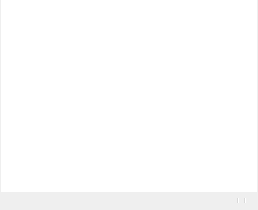
  <widget class="OBSDock" name="sourcesDock">
   <property name="features">
    <set>QDockWidget::DockWidgetClosable|QDockWidget::DockWidgetFloatable|QDockWidget::DockWidgetMovable</set>
   </property>
   <property name="windowTitle">
    <string>Basic.Main.Sources</string>
   </property>
   <attribute name="dockWidgetArea">
    <number>8</number>
   </attribute>
   <widget class="QWidget" name="dockWidgetContents_6">
    <layout class="QVBoxLayout" name="verticalLayout_5">
     <property name="spacing">
      <number>0</number>
     </property>
     <property name="leftMargin">
      <number>1</number>
     </property>
     <property name="topMargin">
      <number>0</number>
     </property>
     <property name="rightMargin">
      <number>1</number>
     </property>
     <property name="bottomMargin">
      <number>1</number>
     </property>
     <item>
      <widget class="QFrame" name="sourcesFrame">
       <layout class="QVBoxLayout" name="verticalLayout_17">
        <property name="spacing">
         <number>0</number>
        </property>
        <property name="leftMargin">
         <number>0</number>
        </property>
        <property name="topMargin">
         <number>0</number>
        </property>
        <property name="rightMargin">
         <number>0</number>
        </property>
        <property name="bottomMargin">
         <number>0</number>
        </property>
        <item>
         <widget class="SourceTree" name="sources">
          <property name="sizePolicy">
           <sizepolicy hsizetype="Preferred" vsizetype="Expanding">
            <horstretch>0</horstretch>
            <verstretch>0</verstretch>
           </sizepolicy>
          </property>
          <property name="contextMenuPolicy">
           <enum>Qt::CustomContextMenu</enum>
          </property>
          <property name="frameShape">
           <enum>QFrame::NoFrame</enum>
          </property>
          <property name="showDropIndicator" stdset="0">
           <bool>true</bool>
          </property>
          <property name="dragEnabled">
           <bool>true</bool>
          </property>
          <property name="dragDropMode">
           <enum>QAbstractItemView::InternalMove</enum>
          </property>
          <property name="defaultDropAction">
           <enum>Qt::TargetMoveAction</enum>
          </property>
          <property name="selectionMode">
           <enum>QAbstractItemView::ExtendedSelection</enum>
          </property>
          <property name="spacing">
           <number>0</number>
          </property>
          <addaction name="actionRemoveSource"/>
         </widget>
        </item>
        <item>
         <layout class="QHBoxLayout" name="horizontalLayout_9">
          <property name="spacing">
           <number>0</number>
          </property>
          <item>
           <spacer name="horizontalSpacer_5">
            <property name="orientation">
             <enum>Qt::Horizontal</enum>
            </property>
            <property name="sizeHint" stdset="0">
             <size>
              <width>0</width>
              <height>0</height>
             </size>
            </property>
           </spacer>
          </item>
          <item>
           <widget class="QToolBar" name="sourcesToolbar">
            <property name="iconSize">
             <size>
              <width>16</width>
              <height>16</height>
             </size>
            </property>
            <property name="floatable">
             <bool>false</bool>
            </property>
            <addaction name="actionAddSource"/>
            <addaction name="actionRemoveSource"/>
            <addaction name="separator"/>
            <addaction name="actionSourceProperties"/>
            <addaction name="separator"/>
            <addaction name="actionSourceUp"/>
            <addaction name="actionSourceDown"/>
           </widget>
          </item>
         </layout>
        </item>
        <item>
         <spacer name="sourcesFixedSizeHSpacer">
          <property name="orientation">
           <enum>Qt::Horizontal</enum>
          </property>
          <property name="sizeType">
           <enum>QSizePolicy::Fixed</enum>
          </property>
          <property name="sizeHint" stdset="0">
           <size>
            <width>150</width>
            <height>0</height>
           </size>
          </property>
         </spacer>
        </item>
       </layout>
      </widget>
     </item>
    </layout>
   </widget>
  </widget>
